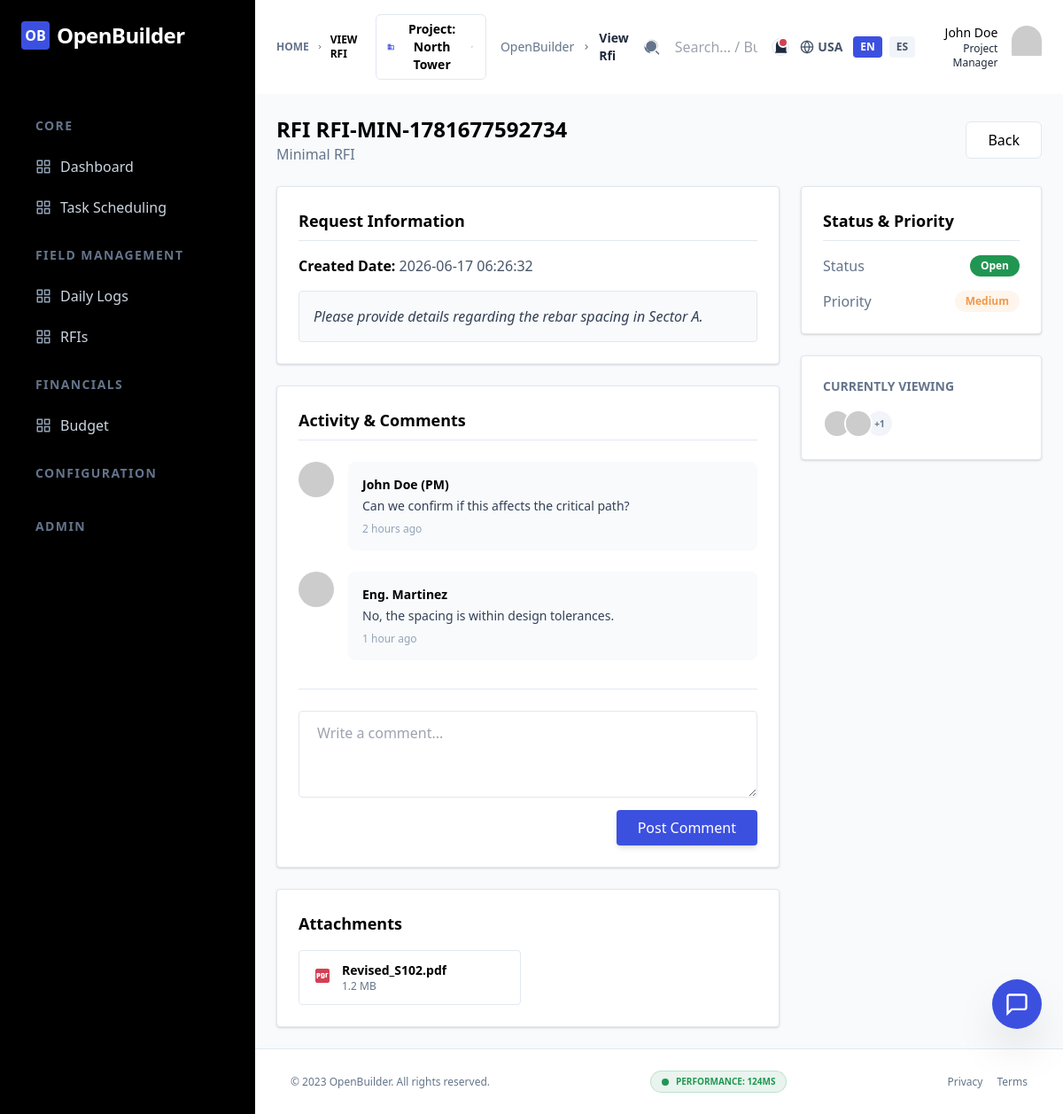
Page /?page=view_rfi&id=247&lang=en (signed in) on the committed database.
### tables this page shows
CREATE TABLE rfis (
                id INTEGER PRIMARY KEY AUTOINCREMENT,
                ref_number TEXT NOT NULL,
                subject TEXT NOT NULL,
                status TEXT NOT NULL DEFAULT 'Open',
                priority TEXT NOT NULL DEFAULT 'Medium',
                due_date TEXT NOT NULL,
                created_by INTEGER,
                created_at TEXT NOT NULL DEFAULT (datetime('now'))
            );

### templates/view_rfi.php (the view, shortened to what this page needs)
<?php
$rfi = null;
if (isset($_GET['id'])) {
    $stmt = $pdo->prepare("SELECT * FROM rfis WHERE id = :id");
    $stmt->execute([':id' => $_GET['id']]);
    $rfi = $stmt->fetch(PDO::FETCH_ASSOC);
}
function get_priority_color($p) {
    switch ($p) {
        case 'Medium': return 'text-warning bg-warning bg-opacity-10';
    }
}
?>
<?php if ($rfi): ?>
<div class="mb-6 flex flex-col gap-3 sm:flex-row sm:items-center sm:justify-between">
    <div>
        <h2 class="text-2xl font-bold text-black">RFI <?php echo htmlspecialchars($rfi['ref_number']); ?></h2>
        <p class="text-slate-500"><?php echo htmlspecialchars($rfi['subject']); ?></p>
    </div>
    <div class="flex gap-3">
        <a href="?page=rfis&lang=<?php echo $lang; ?>" class="inline-flex items-center justify-center rounded-md border border-stroke bg-white py-2 px-6 text-center font-medium text-black hover:shadow-md transition-all">
            <?php echo $lang === 'es' ? 'Volver' : 'Back'; ?>
        </a>
    </div>
</div>
<div class="grid grid-cols-1 gap-6 lg:grid-cols-3">
    <div class="lg:col-span-2 space-y-6">
        <div class="card">
            <h3 class="text-lg font-bold text-black mb-4 border-b border-stroke pb-2"><?php echo $lang === 'es' ? 'Información de la Solicitud' : 'Request Information'; ?></h3>
            <div class="space-y-4">
                <p class="text-slate-600">
                    <span class="font-bold text-black"><?php echo $lang === 'es' ? 'Fecha de Creación:' : 'Created Date:'; ?></span>
                    <?php echo ($rfi['created_at'] ?? "N/A"); ?>
                </p>
                <div class="p-4 bg-slate-50 rounded border border-stroke italic text-slate-700">
                    <?php echo $lang === 'es' ? 'Por favor proporcione detalles sobre el espaciado de las varillas en el Sector A.' : 'Please provide details regarding the rebar spacing in Sector A.'; ?>
                </div>
            </div>
        </div>
        <div class="card">
            <h3 class="text-lg font-bold text-black mb-6 border-b border-stroke pb-2"><?php echo $lang === 'es' ? 'Actividad y Comentarios' : 'Activity & Comments'; ?></h3>
            <div class="space-y-6">
                <div class="flex gap-4">
                    <span class="h-10 w-10 rounded-full overflow-hidden flex-shrink-0">
                        <img src="https://ui-avatars.com/api/?name=PM&background=3C50E0&color=fff" alt="User">
                    </span>
                    <div class="flex-1 bg-slate-50 p-4 rounded-lg relative">
                        <p class="text-sm font-bold text-black mb-1">John Doe (PM)</p>
                        <p class="text-sm text-slate-700"><?php echo $lang === 'es' ? '¿Podemos confirmar si esto afecta la ruta crítica?' : 'Can we confirm if this affects the critical path?'; ?></p>
                        <span class="text-xs text-slate-400 mt-2 block">2 hours ago</span>
                    </div>
                </div>
                <div class="flex gap-4">
                    <span class="h-10 w-10 rounded-full overflow-hidden flex-shrink-0">
                        <img src="https://ui-avatars.com/api/?name=Eng&background=10B981&color=fff" alt="User">
                    </span>
                    <div class="flex-1 bg-slate-50 p-4 rounded-lg">
                        <p class="text-sm font-bold text-black mb-1">Eng. Martinez</p>
                        <p class="text-sm text-slate-700"><?php echo $lang === 'es' ? 'No, el espaciado está dentro de las tolerancias de diseño.' : 'No, the spacing is within design tolerances.'; ?></p>
                        <span class="text-xs text-slate-400 mt-2 block">1 hour ago</span>
                    </div>
                </div>
            </div>
            <div class="mt-8 pt-6 border-t border-stroke">
                <textarea rows="3" placeholder="<?php echo $lang === 'es' ? 'Escribe un comentario...' : 'Write a comment...'; ?>" class="w-full rounded border-[1.5px] border-stroke bg-transparent py-3 px-5 font-medium outline-none transition focus:border-primary active:border-primary"></textarea>
                <div class="mt-2 flex justify-end">
                    <button class="rounded bg-primary py-2 px-6 font-medium text-white hover:bg-opacity-90 shadow-md transition-all">
                        <?php echo $lang === 'es' ? 'Enviar' : 'Post Comment'; ?>
                    </button>
                </div>
            </div>
        </div>
        <div class="card">
            <h3 class="text-lg font-bold text-black mb-4"><?php echo $lang === 'es' ? 'Archivos Adjuntos' : 'Attachments'; ?></h3>
            <div class="grid grid-cols-2 gap-4">
                <div onclick="window.modals['preview-modal'].open()" class="flex items-center gap-3 p-3 border border-stroke rounded hover:bg-slate-50 cursor-pointer transition-all hover:scale-[1.02]">
                    <div class="overflow-hidden">
                        <p class="text-sm font-bold text-black truncate">Revised_S102.pdf</p>
                        <p class="text-xs text-slate-500">1.2 MB</p>
                    </div>
                </div>
            </div>
        </div>
    </div>
    <div class="space-y-6">
        <div class="card">
            <h3 class="text-lg font-bold text-black mb-4 border-b border-stroke pb-2"><?php echo $lang === 'es' ? 'Estado y Prioridad' : 'Status & Priority'; ?></h3>
            <div class="space-y-4">
                <div class="flex items-center justify-between">
                    <span class="text-slate-500 font-medium"><?php echo $lang === 'es' ? 'Estado' : 'Status'; ?></span>
                    <span class="inline-flex rounded-full py-1 px-3 text-xs font-bold bg-success text-white">
                        <?php echo htmlspecialchars($rfi['status']); ?>
                    </span>
                </div>
                <div class="flex items-center justify-between">
                    <span class="text-slate-500 font-medium"><?php echo $lang === 'es' ? 'Prioridad' : 'Priority'; ?></span>
                    <span class="inline-flex rounded-full py-1 px-3 text-xs font-bold <?php echo get_priority_color($rfi['priority']); ?>">
                        <?php echo htmlspecialchars($rfi['priority']); ?>
                    </span>
                </div>
            </div>
        </div>
        <div class="card">
            <h3 class="text-sm font-bold text-slate-500 uppercase mb-4"><?php echo $lang === 'es' ? 'Viendo Ahora' : 'Currently Viewing'; ?></h3>
            <div class="flex -space-x-2">
                <img src="https://ui-avatars.com/api/?name=JD&background=3C50E0&color=fff" class="h-8 w-8 rounded-full border-2 border-white" data-tooltip="John Doe (PM)">
                <img src="https://ui-avatars.com/api/?name=JS&background=10B981&color=fff" class="h-8 w-8 rounded-full border-2 border-white" data-tooltip="Jane Smith (Arch)">
                <div class="h-8 w-8 rounded-full bg-slate-100 border-2 border-white flex items-center justify-center text-[10px] font-bold text-slate-500">+1</div>
            </div>
        </div>
    </div>
</div>
<?php endif; ?>

### public/css/variables.css (style rules this page uses)
:root { --color-primary: hsl(231, 74%, 56%); --color-primary-dark: hsl(231, 74%, 46%); --color-danger-light: hsl(0, 75%, 96%); --bg-body: hsl(210, 20%, 98%); --bg-card: hsl(0, 0%, 100%); --text-main: hsl(210, 20%, 15%); --text-muted: hsl(210, 10%, 45%); }
:root { --primary: hsl(230, 70%, 55%); --primary-dark: hsl(230, 70%, 45%); --secondary: hsl(200, 15%, 43%); --accent: hsl(35, 90%, 55%); --success: hsl(150, 60%, 45%); --warning: hsl(35, 90%, 55%); --danger: hsl(0, 75%, 60%); --color-success: hsl(145, 63%, 36%); --color-warning: hsl(28, 87%, 62%); --color-danger: hsl(352, 63%, 54%); --color-body-bg: hsl(210, 40%, 96%); --color-text-main: hsl(215, 25%, 27%); --color-text-muted: hsl(215, 16%, 47%); --color-stroke: hsl(214, 32%, 91%); --color-white: hsl(0, 0%, 100%); --color-black: hsl(222, 47%, 11%); --glass-bg: hsla(0, 0%, 100%, 0.7); --glass-border: hsla(0, 0%, 100%, 0.3); --glass-blur: 10px; --space-1: 0.25rem; --space-2: 0.5rem; --space-3: 0.75rem; --space-4: 1rem; --space-6: 1.5rem; --space-8: 2rem; --space-10: 2.5rem; --shadow-sm: 0 1px 2px 0 rgba(0, 0, 0, 0.05); --shadow-default: 0 1px 3px 0 rgba(0, 0, 0, 0.1), 0 1px 2px 0 rgba(0, 0, 0, 0.06); --shadow-md: 0 4px 6px -1px rgba(0, 0, 0, 0.1), 0 2px 4px -1px rgba(0, 0, 0, 0.06); }

### public/css/base.css (style rules this page uses)
* { margin: 0; padding: 0; box-sizing: border-box; }
body { background-color: var(--color-body-bg); color: var(--color-text-main); font-family: 'Inter', -apple-system, BlinkMacSystemFont, "Segoe UI", Roboto, sans-serif; line-height: 1.5; }
h1, h2, h3, h4, h5, h6 { color: var(--color-black); font-weight: 700; }
a { color: var(--color-primary); text-decoration: none; transition: color 0.3s ease; }
.card { background: var(--color-white); border: 1px solid var(--color-stroke); border-radius: var(--space-1); padding: var(--space-6); box-shadow: var(--shadow-default); }
[data-tooltip] { position: relative; cursor: help; }
[data-tooltip]::after { content: attr(data-tooltip); position: absolute; bottom: 125%; left: 50%; transform: translateX(-50%); background: var(--black); color: white; padding: 4px 8px; border-radius: 4px; font-size: 11px; white-space: nowrap; opacity: 0; pointer-events: none; transition: opacity 0.2s; z-index: 1000; }

### rows in the picture
rfis: ref_number "RFI-MIN-1781677592734", subject "Minimal RFI", created_at "2026-06-17 06:26:32", status "Open", priority "Medium"

### other values in the picture
$group['group_en'] "CORE"
$item['name_en'] "Dashboard"
$item['name_en'] "Task Scheduling"
$group['group_en'] "FIELD MANAGEMENT"
$item['name_en'] "Daily Logs"
$item['name_en'] "RFIs"
$group['group_en'] "FINANCIALS"
$item['name_en'] "Budget"
$group['group_en'] "CONFIGURATION"
$group['group_en'] "ADMIN"
str_replace('_', ' ', $page) "VIEW RFI"
$page_titles[$page][$lang] "View Rfi"
$region "USA"
